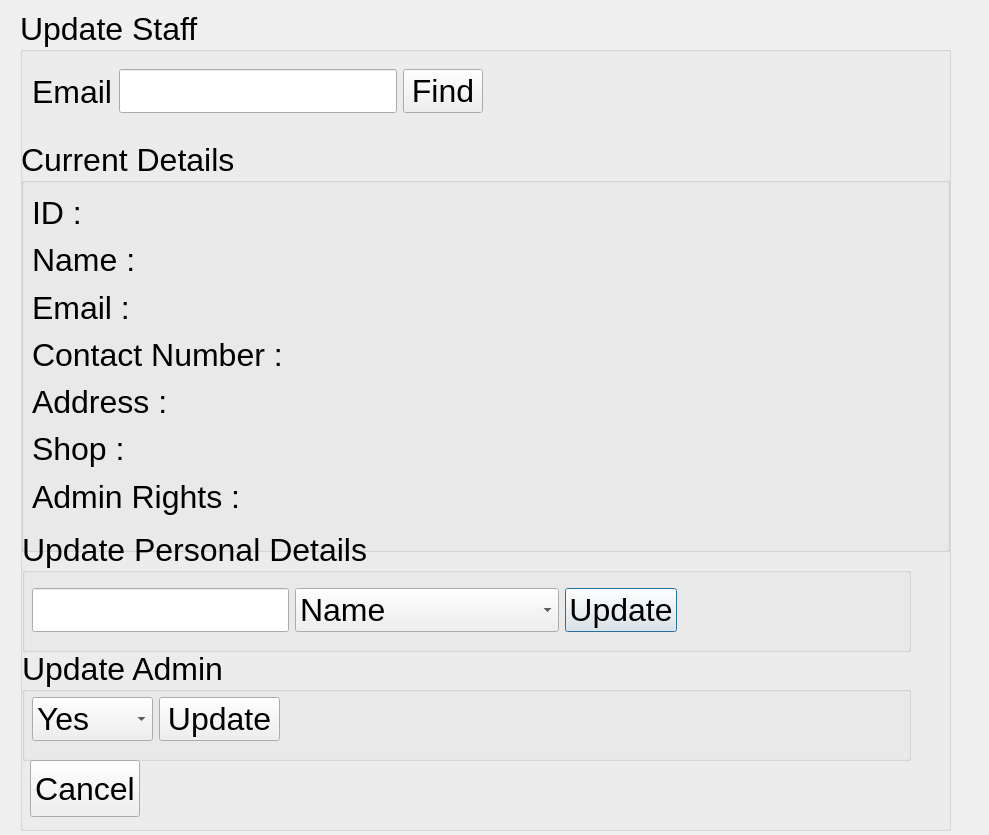
<?xml version="1.0" encoding="UTF-8"?>
<ui version="4.0">
 <class>UpdateStaff</class>
 <widget class="QDialog" name="UpdateStaff">
  <property name="geometry">
   <rect>
    <x>0</x>
    <y>0</y>
    <width>989</width>
    <height>835</height>
   </rect>
  </property>
  <property name="windowTitle">
   <string>Dialog</string>
  </property>
  <widget class="QGroupBox" name="groupBox">
   <property name="geometry">
    <rect>
     <x>20</x>
     <y>10</y>
     <width>931</width>
     <height>821</height>
    </rect>
   </property>
   <property name="font">
    <font>
     <pointsize>24</pointsize>
    </font>
   </property>
   <property name="title">
    <string>Update Staff</string>
   </property>
   <widget class="QGroupBox" name="groupBox_2">
    <property name="geometry">
     <rect>
      <x>1</x>
      <y>131</y>
      <width>929</width>
      <height>411</height>
     </rect>
    </property>
    <property name="title">
     <string>Current Details</string>
    </property>
    <widget class="QWidget" name="">
     <property name="geometry">
      <rect>
       <x>11</x>
       <y>51</y>
       <width>881</width>
       <height>325</height>
      </rect>
     </property>
     <layout class="QVBoxLayout" name="verticalLayout">
      <item>
       <widget class="QLabel" name="currentIDLabel">
        <property name="text">
         <string>ID :</string>
        </property>
       </widget>
      </item>
      <item>
       <widget class="QLabel" name="currentNameLabel">
        <property name="text">
         <string>Name : </string>
        </property>
       </widget>
      </item>
      <item>
       <widget class="QLabel" name="currentEmailLabel">
        <property name="text">
         <string>Email :</string>
        </property>
       </widget>
      </item>
      <item>
       <widget class="QLabel" name="currentContactNumberLabel">
        <property name="text">
         <string>Contact Number :</string>
        </property>
       </widget>
      </item>
      <item>
       <widget class="QLabel" name="currentAddressLabel">
        <property name="text">
         <string>Address :</string>
        </property>
       </widget>
      </item>
      <item>
       <widget class="QLabel" name="currentShopLabel">
        <property name="text">
         <string>Shop :</string>
        </property>
       </widget>
      </item>
      <item>
       <widget class="QLabel" name="currentAdminRightsLabel">
        <property name="text">
         <string>Admin Rights : </string>
        </property>
       </widget>
      </item>
     </layout>
    </widget>
   </widget>
   <widget class="QGroupBox" name="groupBox_3">
    <property name="geometry">
     <rect>
      <x>2</x>
      <y>521</y>
      <width>889</width>
      <height>121</height>
     </rect>
    </property>
    <property name="title">
     <string>Update Personal Details</string>
    </property>
    <widget class="QWidget" name="">
     <property name="geometry">
      <rect>
       <x>10</x>
       <y>50</y>
       <width>645</width>
       <height>59</height>
      </rect>
     </property>
     <layout class="QHBoxLayout" name="horizontalLayout_2">
      <item>
       <widget class="QLineEdit" name="updatePersonalDetailsLineEdit"/>
      </item>
      <item>
       <widget class="QComboBox" name="personalDetailsComboBox">
        <item>
         <property name="text">
          <string>Name</string>
         </property>
        </item>
        <item>
         <property name="text">
          <string>Email</string>
         </property>
        </item>
        <item>
         <property name="text">
          <string>Contact Number</string>
         </property>
        </item>
        <item>
         <property name="text">
          <string>Address</string>
         </property>
        </item>
       </widget>
      </item>
      <item>
       <widget class="QPushButton" name="updatePersonalDetailsButton">
        <property name="text">
         <string>Update</string>
        </property>
       </widget>
      </item>
     </layout>
    </widget>
   </widget>
   <widget class="QGroupBox" name="groupBox_5">
    <property name="geometry">
     <rect>
      <x>2</x>
      <y>640</y>
      <width>889</width>
      <height>111</height>
     </rect>
    </property>
    <property name="title">
     <string>Update Admin</string>
    </property>
    <widget class="QWidget" name="">
     <property name="geometry">
      <rect>
       <x>10</x>
       <y>40</y>
       <width>248</width>
       <height>59</height>
      </rect>
     </property>
     <layout class="QHBoxLayout" name="horizontalLayout_3">
      <item>
       <widget class="QComboBox" name="updateAdminComboBox">
        <item>
         <property name="text">
          <string>Yes</string>
         </property>
        </item>
        <item>
         <property name="text">
          <string>No</string>
         </property>
        </item>
       </widget>
      </item>
      <item>
       <widget class="QPushButton" name="updateAdminButton">
        <property name="text">
         <string>Update</string>
        </property>
       </widget>
      </item>
     </layout>
    </widget>
   </widget>
   <widget class="QPushButton" name="cancelButton">
    <property name="geometry">
     <rect>
      <x>10</x>
      <y>750</y>
      <width>110</width>
      <height>57</height>
     </rect>
    </property>
    <property name="text">
     <string>Cancel</string>
    </property>
   </widget>
   <widget class="QWidget" name="">
    <property name="geometry">
     <rect>
      <x>12</x>
      <y>52</y>
      <width>451</width>
      <height>59</height>
     </rect>
    </property>
    <layout class="QHBoxLayout" name="horizontalLayout">
     <item>
      <widget class="QLabel" name="emailLabel">
       <property name="text">
        <string>Email</string>
       </property>
      </widget>
     </item>
     <item>
      <widget class="QLineEdit" name="emailLineEdit"/>
     </item>
     <item>
      <widget class="QPushButton" name="findButton">
       <property name="text">
        <string>Find</string>
       </property>
      </widget>
     </item>
    </layout>
   </widget>
  </widget>
 </widget>
 <resources/>
 <connections/>
</ui>
